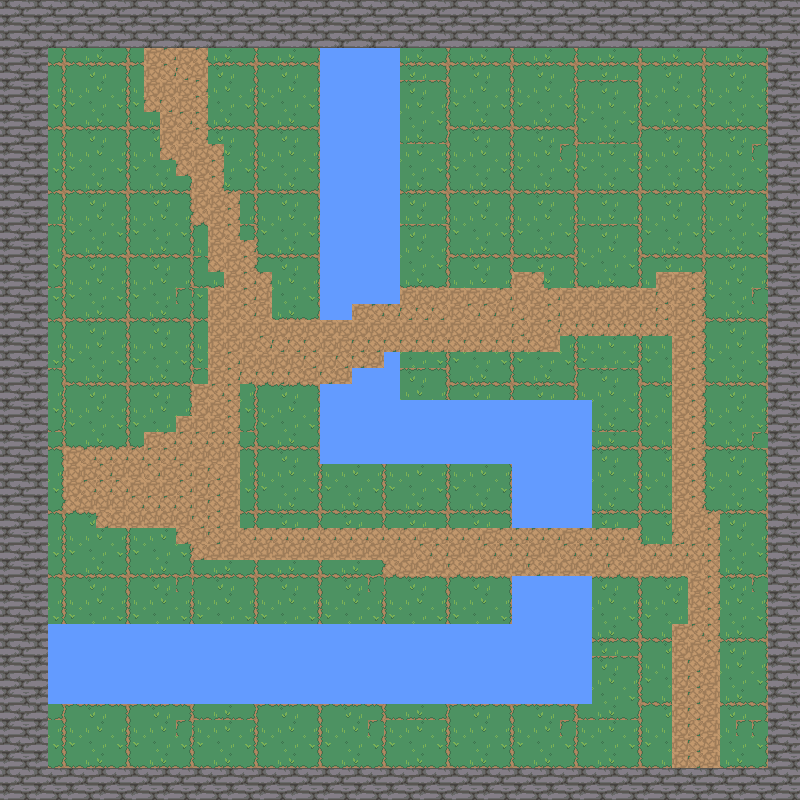

Rendered tile map (Tiled .tmx) drawn with the repository's tilesets; below, a short description and the map source with its tile grids summarised:
An orthogonal 50x50 tile map with 16x16 px tiles, 4 tile layers (back ground, Jeu de Tuile, water, path).

<map version="1.5" tiledversion="1.7.2" orientation="orthogonal" renderorder="right-down" width="50" height="50" tilewidth="16" tileheight="16" infinite="0" nextlayerid="5" nextobjectid="1">
 <tileset firstgid="1" source="nature.tsx" />
 <layer id="1" name="back ground" width="50" height="50">
  <data>[2500 cells, 2500 non-empty, 16 distinct tile ids]</data>
 </layer>
 <layer id="2" name="Jeu de Tuile" width="50" height="50">
  <data>[2500 cells, 475 non-empty, 4 distinct tile ids]</data>
 </layer>
 <layer id="3" name="water" width="50" height="50">
  <data>[2500 cells, 398 non-empty, 4 distinct tile ids]</data>
 </layer>
 <layer id="4" name="path" width="50" height="50">
  <data>[2500 cells, 388 non-empty, 4 distinct tile ids]</data>
 </layer>
</map>
